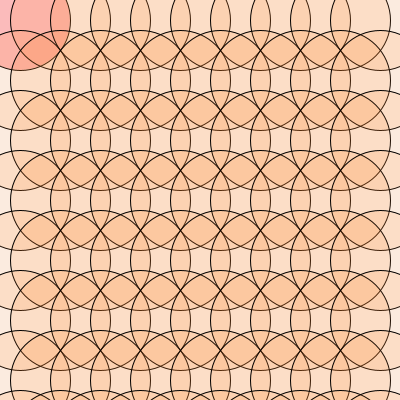
Frame 1 (no input)
Frame 60 (the mouse pressed at the canvas centre just before this capture): identical to frame 1, image omitted
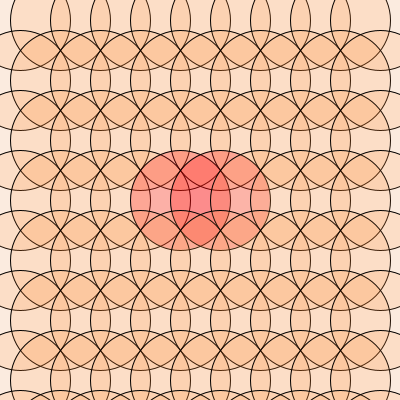
Frame 120 (the mouse held since frame 60 and released just before this capture)

The Processing sketch that drew these frames (run headless with seeded random() and noise(); from frame 60 on, the mouse is pressed at the canvas centre):

// Processing sketch: Grid_circles
// ── Grid_circles.pde
color leafColour, trunkColour;

void setup()
{
  size(400, 400);
  background(100);
}

void draw()
{
  background(250);
  for (int row=0; row<10; row = row+1)
  {  // <-- commands issued in these braces happen 10 times
    for (int col=0; col<10; col = col+1)
    { // <-- commands issued in these braces happen 100 times
      // fill(random(250), random(250), random(250), random(250));
      fill(255, 128, 32, 32);
      
      float x = 20 + col*40;
      float y = 20 + row*60;
      float d = dist(mouseX, mouseY, x, y);
      float r = 50;
      
      if (d < r)
      {
        fill(255, 0, 0, 64);
      }
      circle(x, y, 2*r);
    }
  }
  println("distance is", dist(20, 20, 80, 20));
}
